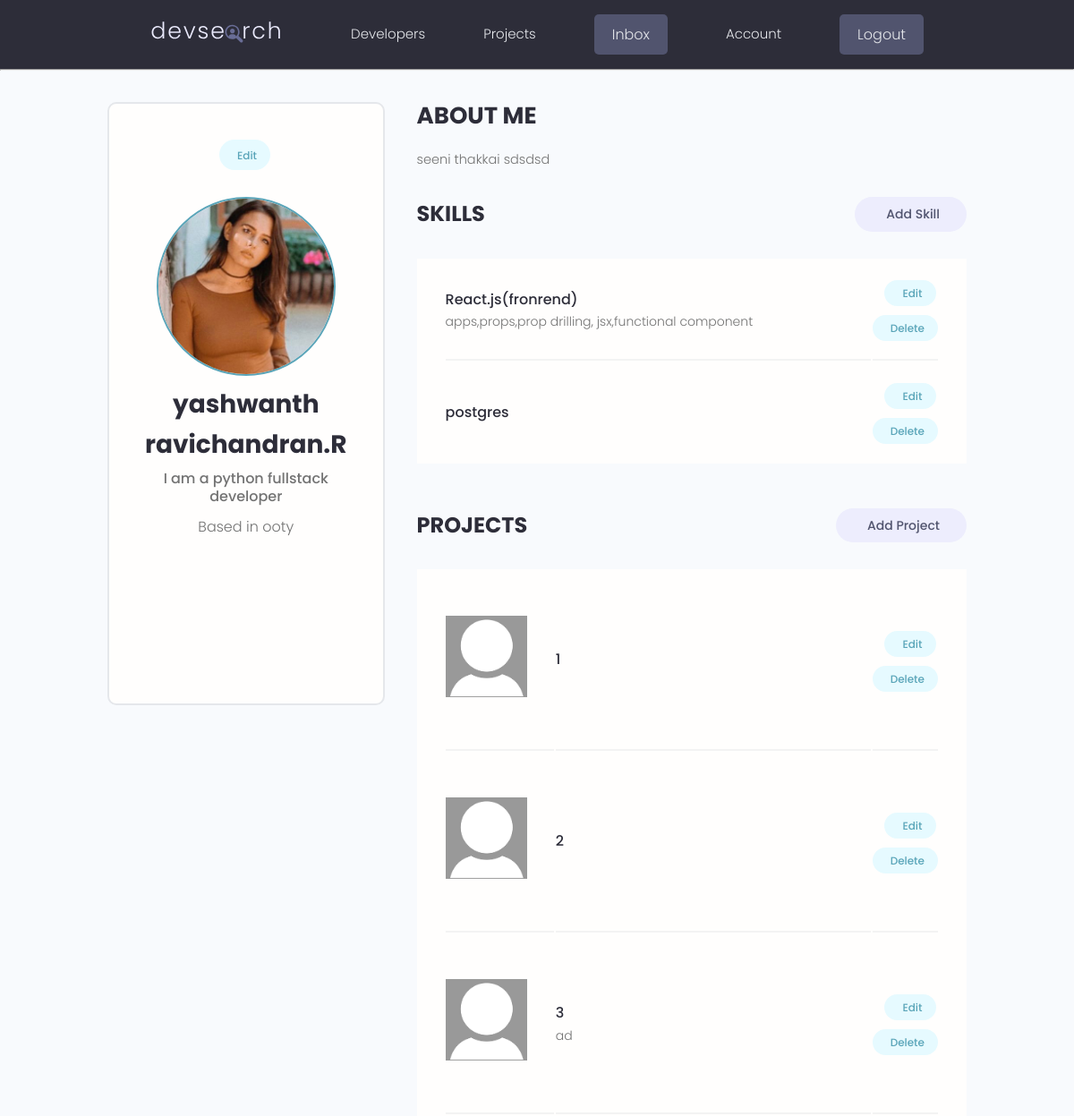
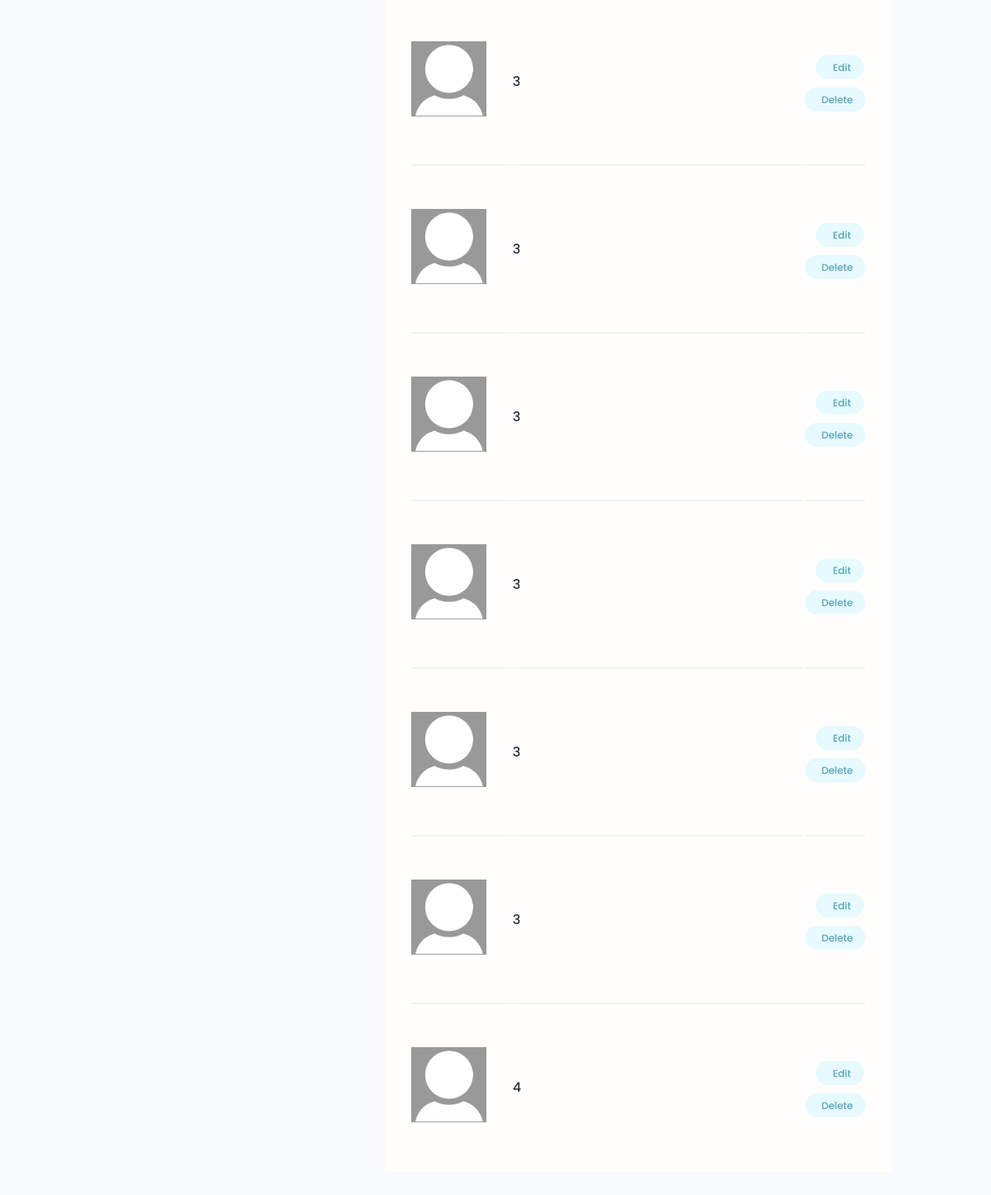
The app's page /account/ (signed in) with its own data (2 pictures, top to bottom).
### users/models.py (models this page shows, shortened)
class Profile(models.Model):
    user = models.OneToOneField( User,on_delete=models.CASCADE,null=True,blank=True)
    name = models.CharField(max_length=200, blank=True,null=True)
    email = models.EmailField(max_length=500, blank=True, null=True)
    username = models.CharField(max_length=200, blank=True,null=True)
    location = models.CharField(max_length=200, blank=True,null=True)
    short_intro = models.CharField(max_length=200, blank = True, null=True)
    bio = models.TextField(blank=True, null=True)
    profile_image = models.ImageField(null=True,blank=True,upload_to = 'profiles/', default ='profiles/user-default.png' )
    social_github = models.CharField(max_length=200, blank=True,null=True)
    social_twitter = models.CharField(max_length=200, blank=True,null=True)
    social_linkedin = models.CharField(max_length=200, blank=True,null=True)
    social_website = models.CharField(max_length=200, blank=True,null=True)
    created = models.DateTimeField(auto_now_add=True)
    id = models.UUIDField(default=uuid.uuid4,unique = True,primary_key=True,editable=False)

class Skills(models.Model):
    owner = models.ForeignKey(Profile, on_delete=models.CASCADE, null=True, blank=True, related_name='skills')
    name = models.CharField(max_length=200, blank=True,null=True)
    description = models.TextField(null=True,blank=True)
    created = models.DateTimeField(auto_now_add=True)
    id = models.UUIDField(default=uuid.uuid4,unique = True,primary_key=True,editable=False)

### projects/models.py (models this page shows, shortened)
class Project(models.Model):
    owner = models.ForeignKey(Profile, null=True, blank=True, on_delete = models.SET_NULL)
    title = models.CharField(max_length=200)
    description = models.TextField(null=True,blank=True)
    featured_image = models.ImageField(null=True, blank=True, default="default.png")
    demo_link = models.CharField(max_length=2000,null=True,blank=True)
    source_link = models.CharField(max_length=2000,null=True,blank=True)
    tags = models.ManyToManyField('Tag',blank=True)
    vote_total = models.IntegerField(default=0,null=True,blank=True)
    vote_ratio = models.IntegerField(default=0,null=True,blank=True)
    created = models.DateTimeField(auto_now_add=True)
    id = models.UUIDField(default=uuid.uuid4,unique=True, primary_key=True,editable=False)
    class Meta:
        ordering = ['-vote_ratio', '-vote_total', 'title']

### users/views.py (the view)
# urls.py: path('account/', views.usersaccount, name="account"),
@login_required(login_url='login')
def usersaccount(request):
    profile = request.user.profile
    skills = profile.skills.all()
    projects = profile.project_set.all()
    context = {'profile':profile,'topskills':skills,'projects':projects }
    return render(request,'users/account.html',context)

### users/templates/users/account.html (shortened to what this page needs)
{% extends  'main.html' %}
{% block content %}
  <main class="settingsPage profile my-md">
    <div class="container">
      <div class="layout">
        <div class="column column--1of3">
          <div class="card text-center">
            <div class="card__body dev">
              <a class="tag tag--pill tag--main settings__btn" href="{% url 'edit-account' %}"> Edit</a>
              <img class="avatar avatar--xl dev__avatar" src="{{profile.profile_image.url}}" />
              <h2 class="dev__name">{{profile.name}}</h2>
              <p class="dev__title">{{profile.short_intro}}</p>
              <p class="dev__location">Based in {{profile.location}}</p>
              <ul class="dev__social">
                <ul class="dev__social">
                </ul>
            </div>
          </div>
        </div>
        <div class="column column--2of3">
          <div class="devInfo">
            <h3 class="devInfo__title">About Me</h3>
            <p class="devInfo__about">
           {{profile.bio}}
            </p>
          </div>
          <div class="settings">
            <h3 class="settings__title">Skills</h3>
            <a class="tag tag--pill tag--sub settings__btn tag--lg" href="{% url 'create-skill' %}"> Add Skill</a>
          </div>
          <table class="settings__table">
            {% for skill in profile.skills.all %}
            <tr>
              <td class="settings__tableInfo">
                <h4>{{skill.name}}</h4>
                <p>
                {{skill.description}}
                </p>
              </td>
              <td class="settings__tableActions">
                <a class="tag tag--pill tag--main settings__btn" href="{% url 'update-skill' skill.id %}"> Edit</a>
                <a class="tag tag--pill tag--main settings__btn" href="{% url 'delete-skill' skill.id %}?next=/account">
                  Delete</a>
              </td>
            </tr>
            {% endfor %}
          </table>
          <div class="settings">
            <h3 class="settings__title">Projects</h3>
            <a class="tag tag--pill tag--sub settings__btn tag--lg" href="{% url 'create-project' %}"> Add Project</a>
          </div>
          <table class="settings__table">
            {% for project in projects %}
            <tr>
              <td class="settings__thumbnail">
                <a href="{% url 'projects' project.id %}"><img src="{{project.featured_image.url}}" alt="Project Thumbnail" /></a>
              </td>
              <td class="settings__tableInfo">
                <a href="{% url 'projects' pk=project.id %}">{{project.title}}</a>
                <p> {{project.description | slice:"150"}}  </p>
              </td>
              <td class="settings__tableActions">
                <a class="tag tag--pill tag--main settings__btn" href="{% url 'update-project' pk=project.id %}"> Edit</a>
                <a class="tag tag--pill tag--main settings__btn" href="{% url 'delete-project' project.id%}?next=/account">
                  Delete</a>
              </td>
            </tr>
            {% endfor %}
          </table>
        </div>
      </div>
    </div>
  </main>
{% endblock content %}

### projects/static/styles/app.css (style rules this page uses)
:root { --color-sub: #2d2d39; }
.card { border: 2px solid var(--color-light); }
img { width: 100%; }
.profile .card > .dev { padding: 4rem; }
.dev__avatar { display: block; margin: auto; }
.dev__name { color: var(--color-sub); font-size: 2.8rem; font-weight: 700; margin-top: 1rem; margin-bottom: 0.5rem; }
.dev__title { font-size: 1.6rem; font-weight: 500; line-height: 1.3; }
.dev__location { margin-top: 1rem; }
.dev__social { margin: 3rem 0; list-style: none; display: flex; justify-content: center; gap: 1.5rem; }
.devInfo { margin-bottom: 3rem; }
.devInfo__title, .devInfo__subtitle { font-size: 2.6rem; color: var(--color-sub); text-transform: uppercase; font-weight: 700; margin-bottom: 1.5rem; }
.devInfo__about, .devSkill__info { font-size: 1.45rem; line-height: 1.7; text-align: justify; }
.settingsPage .dev > .settings__btn { display: inline-block; margin-bottom: 3rem; }
.settings { display: flex; justify-content: space-between; align-items: center; }
.settings__title { font-size: 2.4rem; text-transform: uppercase; font-weight: 700; color: var(--color-sub); }
.settings__table { margin-top: 3rem; margin-bottom: 5rem; padding: 0 3rem; background: var(--color-white); }
.settings__table tr { width: 100%; }
.settings__table tr > td { padding: 2rem 0; }
.settings__table tr:not(:last-child) td { border-bottom: 2px solid var(--color-white-light); }
.settings__thumbnail { width: 23%; min-width: 10rem; }
.settings__thumbnail img { padding-right: 3rem; height: 15rem; object-fit: contain; }
.settings__tableInfo { width: 100%; }
.settings__tableInfo h4, .settings__tableInfo a { padding-right: 1rem; width: auto; font-size: 1.6rem; font-weight: 500; color: var(--color-sub); }
.settings__tableInfo p { font-size: 1.4rem; }
.settings__tableActions { text-align: right; }

### projects/static/uikit/styles/modules/_variables.css (style rules this page uses)
:root { --color-main: #5aa5b9; --color-main-light: #e6faff; --color-sub: #3f4156; --color-sub-light: #51546e; --color-sub-lighter: #ededfd; --color-text: #737373; --color-gray: #8b8b8b; --color-light: #e5e7eb; --color-light-gray: #767676; --color-bg: #f8fafd; --color-white: #fffefd; --color-white-light: #f3f3f3; --color-success: #359e64; --color-success-bg: #def8e8; --color-error: #fc4b0b; --color-error-bg: #fff2ee; --font-base: 'Poppins', arial, helvetica, 'Segoe UI', roboto, ubuntu, sans-serif; --font-monospace: 'Fira Code', 'Courier New', courier, monospace; --font-regular: 300; --font-medium: 500; --font-bold: 700; --generic-shadow: 1px 1px 5px #00000010; --generic-transition: all 0.3s ease-in-out; }

### projects/static/uikit/styles/modules/_base.css (style rules this page uses)
* { margin: 0; padding: 0; box-sizing: border-box; text-rendering: optimizeLegibility; color: inherit; font-size: inherit; }
html { font-size: 50%; }
@media only screen and (min-width: 480px) { html { font-size: 56.25%; } }
@media only screen and (min-width: 1200px) { html { font-size: 62.5%; } }
body { line-height: 1.6; font-weight: 400; font-size: 1.5rem; color: var(--color-text); background-color: var(--color-bg); min-height: 100vh; }

### projects/static/uikit/styles/modules/_typography.css (style rules this page uses)
* { font-family: var(--font-base); }
h2 { font-size: 3.6rem; font-weight: var(--font-bold); }
h3 { font-size: 3.2rem; font-weight: var(--font-medium); }
h4 { font-size: 2.8rem; font-weight: var(--font-medium); }
p, span, strong { font-size: 1.6rem; color: var(--color-text); font-weight: var(--font-regular); }
a { padding-bottom: 2px; text-decoration: none; display: inline-block; color: var(--color-main); font-weight: var(--font-medium); }

### projects/static/uikit/styles/modules/_utilities.css (style rules this page uses)
.container { width: 92%; max-width: 165rem; margin: 0 auto; box-sizing: border-box; }
@media screen and (min-width: 1000px) { .container { width: 90%; } }
@media screen and (min-width: 1200px) { .container { width: 80%; } }
.text-center { text-align: center; }
.my-md { margin: 3rem auto; }

### projects/static/uikit/styles/modules/_avatar.css (style rules this page uses)
.avatar { border-radius: 50%; border: 2px solid var(--color-main); object-fit: cover; }
.avatar--xl { height: 20rem; width: 20rem; }

### projects/static/uikit/styles/modules/_card.css (style rules this page uses)
.card { border-radius: 1rem; background-color: var(--color-white); border: 1.5px solid var(--color-light); width: auto; height: auto; margin-top: 0.5rem; margin-bottom: 0.5rem; overflow: hidden; }
.card__body, .card__header { padding: 2rem 2.5rem; }

### projects/static/uikit/styles/modules/_layout.css (style rules this page uses)
.layout { display: flex; flex-flow: row wrap; justify-content: space-between; }
.layout > .column { margin-bottom: 3rem; }
.layout > .column.column--1of3 { flex-basis: 30%; }
.layout > .column.column--2of3 { flex-basis: 64%; }

### records on screen
Profile: profile_image (picture), name "yashwanth ravichandran.R", short_intro "I am a python fullstack developer", location "ooty", bio "seeni thakkai sdsdsd"
Skills: name "React.js(fronrend)", description "apps,props,prop drilling, jsx,functional component"
Skills: name "postgres"
Project: featured_image (placeholder picture), title "1"
Project: featured_image (placeholder picture), title "2"
Project: featured_image (placeholder picture), title "3", description "ad"
Project: featured_image (placeholder picture), title "3"
Project: featured_image (placeholder picture), title "3"
Project: featured_image (placeholder picture), title "3"
Project: featured_image (placeholder picture), title "3"
Project: featured_image (placeholder picture), title "3"
Project: featured_image (placeholder picture), title "3"
Project: featured_image (placeholder picture), title "4"
